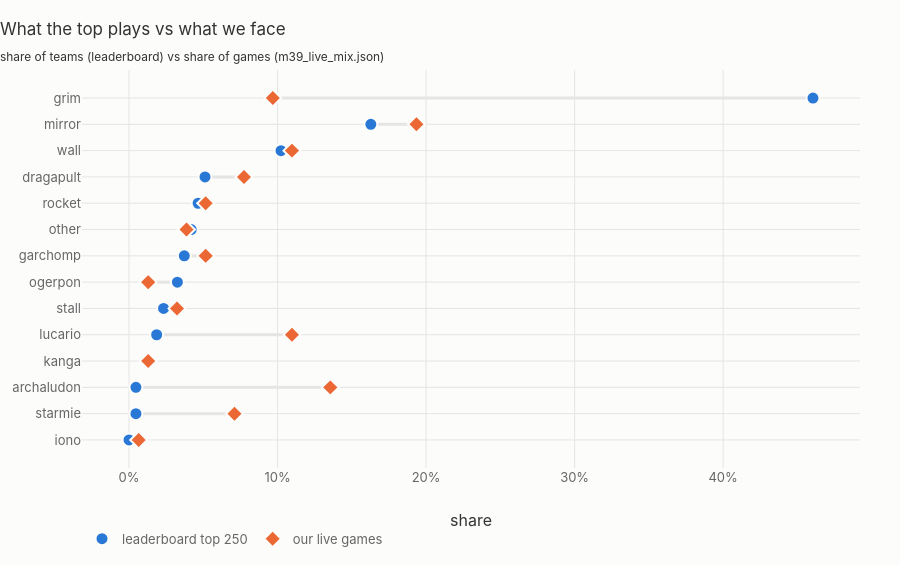

Source (notebook cell):
### Markdown cell above
## 6. Top of the ladder vs the mix we actually play

**The actionable chart.** Left dot = share of the surveyed leaderboard; right dot
= share of our own live games (`data/m39_live_mix.json`). A long connector is a
family our gate beds weight very differently from how the top of the ladder is
built.

### Code cell
# 7 — ladder mix vs our played mix
MIX_PATH = _ROOT / "data/m39_live_mix.json"
mix = json.loads(MIX_PATH.read_text(encoding="utf-8"))
ours = {fam: d["share"] for fam, d in mix["families"].items()}
print(f"our mix: {mix['n_games']} games over subs {mix['source_subs']}")

ladder = (known["family"].value_counts() / len(known)).to_dict()
fams = sorted(set(ladder) | set(ours), key=lambda f: -ladder.get(f, 0))
rows = [{"family": f, "ladder": ladder.get(f, 0.0), "ours": ours.get(f, 0.0)}
        for f in fams]
cmp_df = pd.DataFrame(rows).iloc[::-1]

fig = go.Figure()
for _, r in cmp_df.iterrows():
    fig.add_trace(go.Scatter(
        x=[r["ladder"], r["ours"]], y=[r["family"], r["family"]],
        mode="lines", line=dict(color=GRID, width=3),
        showlegend=False, hoverinfo="skip"))
fig.add_trace(go.Scatter(
    x=cmp_df["ladder"], y=cmp_df["family"], mode="markers",
    name=f"leaderboard top {TOP_N}",
    marker=dict(color=LADDER_C, size=13, line=dict(color=SURFACE, width=2)),
    hovertemplate="<b>%{y}</b><br>ladder %{x:.1%}<extra></extra>"))
fig.add_trace(go.Scatter(
    x=cmp_df["ours"], y=cmp_df["family"], mode="markers",
    name="our live games",
    marker=dict(color=OURS_C, size=13, symbol="diamond",
                line=dict(color=SURFACE, width=2)),
    hovertemplate="<b>%{y}</b><br>ours %{x:.1%}<extra></extra>"))
fig.update_layout(
    title="What the top plays vs what we face"
          "<br><sub>share of teams (leaderboard) vs share of games "
          "(m39_live_mix.json)</sub>",
    xaxis=dict(title="share", tickformat=".0%"),
    yaxis=dict(title=None, automargin=True),
    height=90 + 34 * len(cmp_df),
    legend=dict(orientation="h", y=-0.14),
)
fig.show()

out = cmp_df.iloc[::-1].copy()
out["gap (ladder - ours)"] = out["ladder"] - out["ours"]
display(out.sort_values("gap (ladder - ours)", key=abs, ascending=False)
           .style.hide(axis="index")
           .format({"ladder": "{:.1%}", "ours": "{:.1%}",
                    "gap (ladder - ours)": "{:+.1%}"})
           .set_caption("Where the two populations disagree most"))

### Figure 1 — Plotly figure (JSON) as saved in the notebook; plotly's stock layout.template omitted (floating-point values rounded to 4 significant figures)
{"data": [{"hoverinfo": "skip", "line": {"color": "#e5e5e5", "width": 3}, "mode": "lines", "showlegend": false, "x": [0.0, 0.0065], "y": ["iono", "iono"], "type": "scatter"}, {"hoverinfo": "skip", "line": {"color": "#e5e5e5", "width": 3}, "mode": "lines", "showlegend": false, "x": [0.004651, 0.071], "y": ["starmie", "starmie"], "type": "scatter"}, {"hoverinfo": "skip", "line": {"color": "#e5e5e5", "width": 3}, "mode": "lines", "showlegend": false, "x": [0.004651, 0.1355], "y": ["archaludon", "archaludon"], "type": "scatter"}, {"hoverinfo": "skip", "line": {"color": "#e5e5e5", "width": 3}, "mode": "lines", "showlegend": false, "x": [0.01395, 0.0129], "y": ["kanga", "kanga"], "type": "scatter"}, {"hoverinfo": "skip", "line": {"color": "#e5e5e5", "width": 3}, "mode": "lines", "showlegend": false, "x": [0.0186, 0.1097], "y": ["lucario", "lucario"], "type": "scatter"}, {"hoverinfo": "skip", "line": {"color": "#e5e5e5", "width": 3}, "mode": "lines", "showlegend": false, "x": [0.02326, 0.0323], "y": ["stall", "stall"], "type": "scatter"}, {"hoverinfo": "skip", "line": {"color": "#e5e5e5", "width": 3}, "mode": "lines", "showlegend": false, "x": [0.03256, 0.0129], "y": ["ogerpon", "ogerpon"], "type": "scatter"}, {"hoverinfo": "skip", "line": {"color": "#e5e5e5", "width": 3}, "mode": "lines", "showlegend": false, "x": [0.03721, 0.0516], "y": ["garchomp", "garchomp"], "type": "scatter"}, {"hoverinfo": "skip", "line": {"color": "#e5e5e5", "width": 3}, "mode": "lines", "showlegend": false, "x": [0.04186, 0.0387], "y": ["other", "other"], "type": "scatter"}, {"hoverinfo": "skip", "line": {"color": "#e5e5e5", "width": 3}, "mode": "lines", "showlegend": false, "x": [0.04651, 0.0516], "y": ["rocket", "rocket"], "type": "scatter"}, {"hoverinfo": "skip", "line": {"color": "#e5e5e5", "width": 3}, "mode": "lines", "showlegend": false, "x": [0.05116, 0.0774], "y": ["dragapult", "dragapult"], "type": "scatter"}, {"hoverinfo": "skip", "line": {"color": "#e5e5e5", "width": 3}, "mode": "lines", "showlegend": false, "x": [0.1023, 0.1097], "y": ["wall", "wall"], "type": "scatter"}, {"hoverinfo": "skip", "line": {"color": "#e5e5e5", "width": 3}, "mode": "lines", "showlegend": false, "x": [0.1628, 0.1935], "y": ["mirror", "mirror"], "type": "scatter"}, {"hoverinfo": "skip", "line": {"color": "#e5e5e5", "width": 3}, "mode": "lines", "showlegend": false, "x": [0.4605, 0.0968], "y": ["grim", "grim"], "type": "scatter"}, {"hovertemplate": "<b>%{y}</b><br>ladder %{x:.1%}<extra></extra>", "marker": {"color": "#2a78d6", "line": {"color": "#fcfcfb", "width": 2}, "size": 13}, "mode": "markers", "name": "leaderboard top 250", "x": [0.0, 0.004651, 0.004651, 0.01395, 0.0186, 0.02326, 0.03256, 0.03721, 0.04186, 0.04651, 0.05116, 0.1023, 0.1628, 0.4605], "y": ["iono", "starmie", "archaludon", "kanga", "lucario", "stall", "ogerpon", "garchomp", "other", "rocket", "dragapult", "wall", "mirror", "grim"], "type": "scatter"}, {"hovertemplate": "<b>%{y}</b><br>ours %{x:.1%}<extra></extra>", "marker": {"color": "#eb6834", "line": {"color": "#fcfcfb", "width": 2}, "size": 13, "symbol": "diamond"}, "mode": "markers", "name": "our live games", "x": [0.0065, 0.071, 0.1355, 0.0129, 0.1097, 0.0323, 0.0129, 0.0516, 0.0387, 0.0516, 0.0774, 0.1097, 0.1935, 0.0968], "y": ["iono", "starmie", "archaludon", "kanga", "lucario", "stall", "ogerpon", "garchomp", "other", "rocket", "dragapult", "wall", "mirror", "grim"], "type": "scatter"}], "layout": {"xaxis": {"title": {"text": "share"}, "tickformat": ".0%"}, "yaxis": {"title": {}, "automargin": true}, "legend": {"orientation": "h", "y": -0.14}, "title": {"text": "What the top plays vs what we face<br><sub>share of teams (leaderboard) vs share of games (m39_live_mix.json)</sub>"}, "height": 566}}
